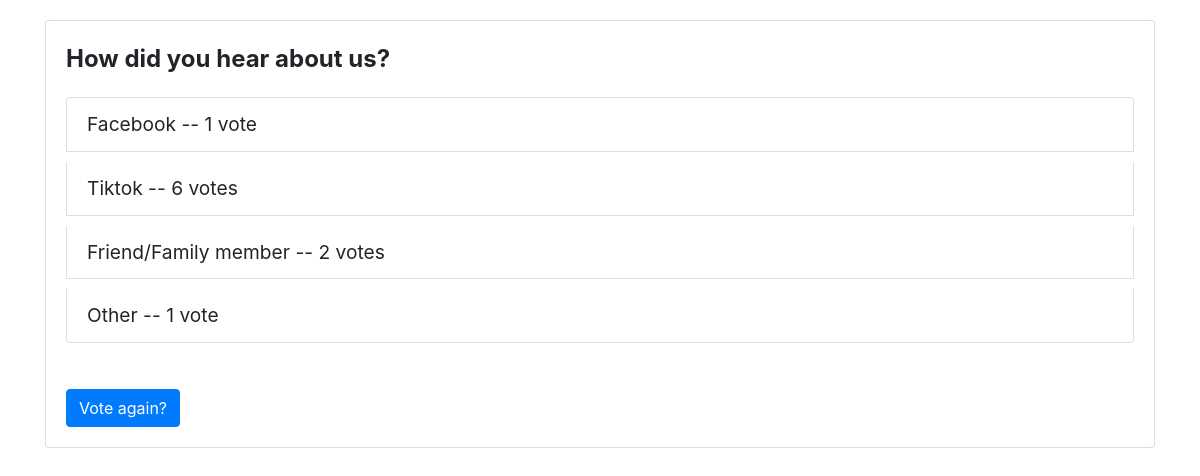
Page /polls/1/results/ on the committed database.
### polls/models.py (models this page shows, shortened)
class Question(models.Model):
    question_text = models.CharField(max_length=200)
    pub_date = models.DateTimeField('date published')

class Choice(models.Model):
    question = models.ForeignKey(Question, on_delete=models.CASCADE)
    choice_text = models.CharField(max_length=200)
    votes = models.IntegerField(default=0)

### polls/views.py (the view)
# urls.py: path('<int:question_id>/results/', views.results, name='results'),
def results(request, question_id):
    question = get_object_or_404(Question, pk=question_id)
    return render(request, 'polls/results.html', {'question': question})

### polls/templates/polls/results.html (shortened to what this page needs)
<!DOCTYPE html>
<html lang="en">
<head>
  <link rel="stylesheet" href="https://stackpath.bootstrapcdn.com/bootstrap/4.5.2/css/bootstrap.min.css">
</head>
<body>
  <div class="container">
    <div class="card question-card">
      <div class="card-body">
        <div class="question-text">{{ question.question_text }}</div>
        <ul class="list-group">
          {% for choice in question.choice_set.all %}
          <li class="list-group-item choice-item">
            {{ choice.choice_text }} -- {{ choice.votes }} vote{{ choice.votes|pluralize }}
          </li>
          {% endfor %}
        </ul>
        <div class="vote-link">
          <a href="{% url 'polls:vote' question.id %}" class="btn btn-primary mt-3">Vote again?</a>
        </div>
      </div>
    </div>
  </div>
</body>
</html>

### polls/templates/polls/results.html (style rules this page uses)
.question-card { margin-top: 20px; }
.question-text { font-size: 1.5rem; font-weight: bold; margin-bottom: 20px; }
.choice-item { font-size: 1.2rem; margin-bottom: 10px; }
.vote-link { margin-top: 20px; }

### rows in the picture
Question: question_text "How did you hear about us?"
Choice: choice_text "Facebook", votes "1"
Choice: choice_text "Tiktok", votes "6"
Choice: choice_text "Friend/Family member", votes "2"
Choice: choice_text "Other", votes "1"
